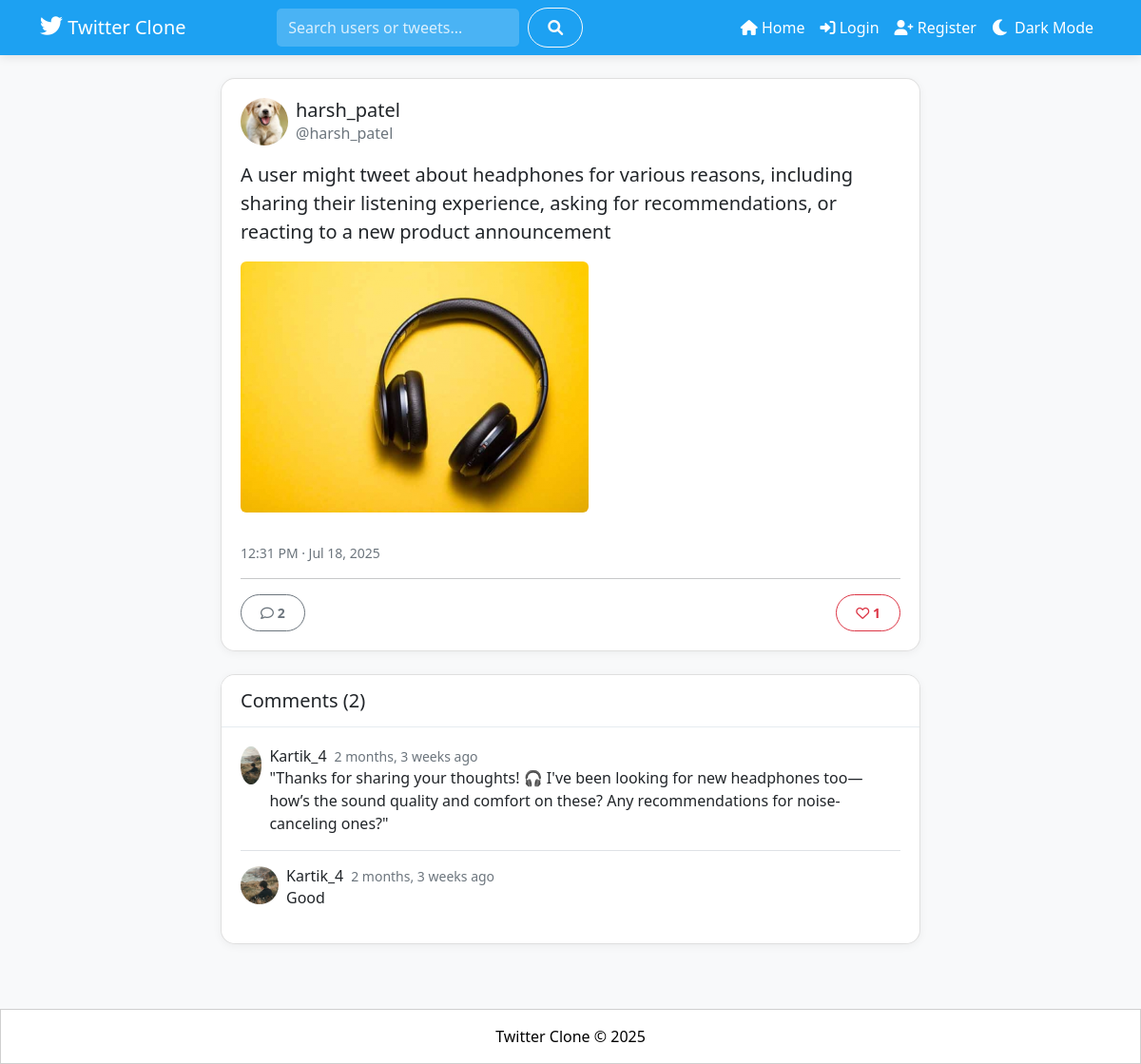
The app's page /tweet/27/ with its own data.
### tweets/models.py (models this page shows, shortened)
class Tweet(models.Model):
    user = models.ForeignKey(User, on_delete=models.CASCADE, related_name='tweets')
    content = models.TextField(max_length=280)
    image = models.ImageField(upload_to='tweet_images', blank=True, null=True)
    created_at = models.DateTimeField(auto_now_add=True)
    updated_at = models.DateTimeField(auto_now=True)
    class Meta:
        ordering = ['-created_at']
    def get_like_count(self):
        return self.likes.count()  # Make sure Tweet has related_name='likes' in Like model
    def get_comment_count(self):
        return self.comments.count()  # Make sure Comment model has related_name='comments'

class Profile(models.Model):
    user = models.OneToOneField(User, on_delete=models.CASCADE)
    bio = models.TextField(blank=True)
    profile_picture = models.ImageField(upload_to='profile_pics/', default='default.jpg')
    date_joined = models.DateTimeField(auto_now_add=True)

class Comment(models.Model):
    tweet = models.ForeignKey(Tweet, on_delete=models.CASCADE, related_name='comments')
    user = models.ForeignKey(User, on_delete=models.CASCADE, related_name='comments')
    content = models.TextField(max_length=280)
    created_at = models.DateTimeField(auto_now_add=True)
    class Meta:
        ordering = ['created_at']

### tweets/views.py (the view)
# urls.py: path('tweet/<int:tweet_id>/', views.tweet_detail, name='tweet_detail'),
def tweet_detail(request, tweet_id):
    tweet = get_object_or_404(Tweet, id=tweet_id)
    comments = Comment.objects.filter(tweet=tweet)
    is_liked = False
    if request.user.is_authenticated:
        is_liked = Like.objects.filter(tweet=tweet, user=request.user).exists()
    if request.method == 'POST' and request.user.is_authenticated:
        form = CommentForm(request.POST)
        if form.is_valid():
            comment = form.save(commit=False)
            comment.tweet = tweet
            comment.user = request.user
            comment.save()
            messages.success(request, 'Your comment has been added!')
            return redirect('tweets:tweet_detail', tweet_id=tweet.id)
    else:
        form = CommentForm()
    context = {
        'tweet': tweet,
        'comments': comments,
        'is_liked': is_liked,
        'form': form,
    }
    return render(request, 'tweets/tweet_detail.html', context)

### tweets/forms.py
class CommentForm(forms.ModelForm):
    content = forms.CharField(
        widget=forms.Textarea(attrs={
            'rows': 4,
            'placeholder': "Enter the new comment content here...",
            'class': 'form-control',
            'style': 'border-radius: 10px; resize: vertical;'
        }),
        max_length=280
    )
    class Meta:
        model = Comment
        fields = ['content']

### templates/tweets/tweet_detail.html (shortened to what this page needs)
{% extends 'base.html' %}
{% load static %}
{% block content %}
<div class="row justify-content-center">
    <div class="col-md-8">
        <div class="card mb-4">
            <div class="card-body">
                <div class="d-flex align-items-center mb-3">
                    <img src="{{ tweet.user.profile.profile_picture.url }}" alt="{{ tweet.user.username }}" class="rounded-circle me-2" style="width: 50px; height: 50px; object-fit: cover;">
                    <div>
                        <h5 class="mb-0">{{ tweet.user.username }}</h5>
                        <a href="{% url 'tweets:profile' tweet.user.username %}" class="text-decoration-none text-muted">@{{ tweet.user.username }}</a>
                    </div>
                </div>
                <p class="fs-5">{{ tweet.content }}</p>
                {% if tweet.image %}
                    <img src="{{ tweet.image.url }}" alt="Tweet image" class="img-fluid rounded mb-3">
                {% endif %}
                <div class="d-flex justify-content-between mt-3">
                    <small class="text-muted">{{ tweet.created_at|date:"g:i A · M d, Y" }}</small>
                </div>
                <hr>
                <div class="d-flex justify-content-between">
                    <a href="#comment-form" class="text-decoration-none btn btn-sm btn-outline-secondary rounded-pill">
                        <i class="far fa-comment"></i> {{ tweet.get_comment_count }}
                    </a>
                    <a href="{% url 'tweets:like_tweet' tweet.id %}" class="text-decoration-none like-btn btn btn-sm {% if is_liked %}btn-danger{% else %}btn-outline-danger{% endif %} rounded-pill" data-tweet-id="{{ tweet.id }}">
                        {% if is_liked %}
                            <i class="fas fa-heart"></i>
                        {% else %}
                            <i class="far fa-heart"></i>
                        {% endif %}
                        <span class="like-count">{{ tweet.get_like_count }}</span>
                    </a>
                </div>
            </div>
        </div>
        <div class="card">
            <div class="card-header">
                <h5 class="mb-0">Comments ({{ comments.count }})</h5>
            </div>
            <div class="card-body">
                {% if comments %}
                    {% for comment in comments %}
                        <div class="d-flex mb-3 {% if not forloop.last %}border-bottom pb-3{% endif %}">
                            <img src="{{ comment.user.profile.profile_picture.url }}" alt="{{ comment.user.username }}" class="rounded-circle me-2" style="width: 40px; height: 40px; object-fit: cover;">
                            <div>
                                <div class="d-flex align-items-center">
                                    <h6 class="mb-0 me-2">{{ comment.user.username }}</h6>
                                    <small class="text-muted">{{ comment.created_at|timesince }} ago</small>
                                </div>
                                <p class="mb-0">{{ comment.content }}</p>
                            </div>
                        </div>
                    {% endfor %}
                {% else %}
                    <p class="text-muted">No comments yet. Be the first to comment!</p>
                {% endif %}
            </div>
        </div>
    </div>
</div>
{% endblock %}

### templates/base.html (shortened to what this page needs)
<!DOCTYPE html>
<html lang="en" data-theme="light">
<head>
    <link href="https://cdn.jsdelivr.net/npm/bootstrap@5.3.0-alpha1/dist/css/bootstrap.min.css" rel="stylesheet">
    <link rel="stylesheet" href="https://cdnjs.cloudflare.com/ajax/libs/font-awesome/6.0.0/css/all.min.css">
    {% load static %}
    <link rel="stylesheet" href="{% static 'css/style.css' %}">
</head>
<body>
    <nav class="navbar navbar-expand-lg navbar-dark bg-primary mb-4">
        <div class="container">
            <a class="navbar-brand" href="{% url 'tweets:home' %}">
                <i class="fab fa-twitter"></i> Twitter Clone
            </a>
            <div class="collapse navbar-collapse" id="navbarNav">
                <form class="d-flex mx-auto" action="{% url 'tweets:search' %}" method="get">
                    <input class="form-control search-input me-2" type="search" placeholder="Search users or tweets..." name="q" aria-label="Search">
                    <button class="btn btn-outline-light" type="submit"><i class="fas fa-search"></i></button>
                </form>
                <ul class="navbar-nav ms-auto">
                    <li class="nav-item">
                        <a class="nav-link" href="{% url 'tweets:home' %}"><i class="fas fa-home"></i> Home</a>
                    </li>
                    {% if user.is_authenticated %}
                        <li class="nav-item">
                            <a class="nav-link" href="{% url 'tweets:create_tweet' %}"><i class="fas fa-feather-alt"></i> New Tweet</a>
                        </li>
                        <li class="nav-item">
                            <a class="nav-link" href="{% url 'tweets:profile' user.username %}"><i class="fas fa-user"></i> Profile</a>
                        </li>
                        <li class="nav-item">
                            <a class="nav-link" href="{% url 'tweets:logout' %}"><i class="fas fa-sign-out-alt"></i> Logout</a>
                        </li>
                    {% else %}
                        <li class="nav-item">
                            <a class="nav-link" href="{% url 'tweets:login' %}"><i class="fas fa-sign-in-alt"></i> Login</a>
                        </li>
                        <li class="nav-item">
                            <a class="nav-link" href="{% url 'tweets:register' %}"><i class="fas fa-user-plus"></i> Register</a>
                        </li>
                    {% endif %}
                    <li class="nav-item" style="margin-top: 3px;">
                        <div class="nav-link theme-toggle" id="theme-toggle">
                            <i class="fas fa-moon"></i>
                            <span>Dark Mode</span>
                        </div>
                    </li>
                </ul>
            </div>
        </div>
    </nav>
    <div class="container">
        {% block content %}{% endblock %}
    </div>
<footer class="custom-footer text-center py-3 mt-5">
    <div class="container">
        <p class="mb-0">Twitter Clone &copy; {% now "Y" %}</p>
    </div>
</footer>
</body>
</html>

### static/css/style.css (style rules this page uses)
:root { --bg-color: #f8f9fa; --text-color: #212529; --card-bg: #ffffff; --card-border: rgba(0, 0, 0, 0.125); --card-shadow: 0 2px 10px rgba(0, 0, 0, 0.05); --muted-text: #6c757d; --border-color: #e6ecf0; --hover-bg: #f5f8fa; --primary-color: #1DA1F2; --primary-hover: #1a91da; --navbar-bg: #1DA1F2; --navbar-text: #ffffff; --input-bg: #ffffff; --input-border: #ced4da; }
body { background-color: var(--bg-color); color: var(--text-color); transition: background-color 0.3s ease, color 0.3s ease; font-family: 'Segoe UI', Roboto, Helvetica, Arial, sans-serif; }
.navbar { background-color: var(--navbar-bg) !important; box-shadow: 0 2px 10px rgba(0, 0, 0, 0.1); transition: background-color 0.3s ease; }
.navbar-brand i { color: #ffffff; font-size: 1.5rem; }
.navbar-dark .navbar-nav .nav-link { color: var(--navbar-text); }
.card { border-radius: 15px; box-shadow: var(--card-shadow); margin-bottom: 20px; background-color: var(--card-bg); border: 1px solid var(--card-border); transition: background-color 0.3s ease, border-color 0.3s ease, box-shadow 0.3s ease; overflow: hidden; }
.card-header { background-color: var(--card-bg); border-bottom: 1px solid var(--border-color); padding: 15px 20px; font-weight: bold; }
.card-body { padding: 20px; }
textarea, input, select { background-color: var(--input-bg) !important; border-color: var(--input-border) !important; color: var(--text-color) !important; transition: background-color 0.3s ease, border-color 0.3s ease, color 0.3s ease; }
.search-input { background-color: rgba(255, 255, 255, 0.2) !important; border-color: transparent !important; color: white !important; }
.search-input::placeholder { color: rgba(255, 255, 255, 0.8) !important; }
.btn { border-radius: 30px; padding: 8px 20px; font-weight: 600; transition: all 0.3s ease; }
.btn-primary, .bg-primary { background-color: var(--primary-color) !important; border-color: var(--primary-color) !important; }
.like-btn { transition: all 0.3s ease; }
.theme-toggle { cursor: pointer; padding: 5px 10px; border-radius: 20px; display: flex; align-items: center; transition: all 0.3s ease; }
.theme-toggle i { font-size: 1.2rem; margin-right: 5px; }
footer { border-top: 1px solid var(--border-color); background-color: var(--card-bg); color: var(--text-color); transition: background-color 0.3s ease, color 0.3s ease; padding: 20px 0; margin-top: 50px; }
.fade-in { animation: fadeIn 0.5s ease forwards; }
.text-muted { color: var(--muted-text) !important; }

### templates/base.html (style rules this page uses)
.custom-footer { transition: background-color 0.3s ease, color 0.3s ease; }
html[data-theme="light"] .custom-footer { background-color: #fff; color: #000; border: 1px solid rgba(15, 15, 15, 0.2); }

### records on screen
Tweet: user.profile.profile_picture (picture), user.username "harsh_patel", content "A user might tweet about headphones for various reasons, including sharing their listening experience, asking for recommendations, or reacting to a new product announcement", image (picture), created_at "12:31 PM · Jul 18, 2025", get_comment_count "2", get_like_count "1"
Comment: user.profile.profile_picture (picture), user.username "Kartik_4", created_at "2 months, 3 weeks", content "\"Thanks for sharing your thoughts! 🎧 I've been looking for new headphones too—how’s the sound quality and comfort on these? Any recommendations for noise-canceling ones?\""
Comment: user.profile.profile_picture (picture), user.username "Kartik_4", created_at "2 months, 3 weeks", content "Good"

### other values on screen
{{ comments.count }} "2"
